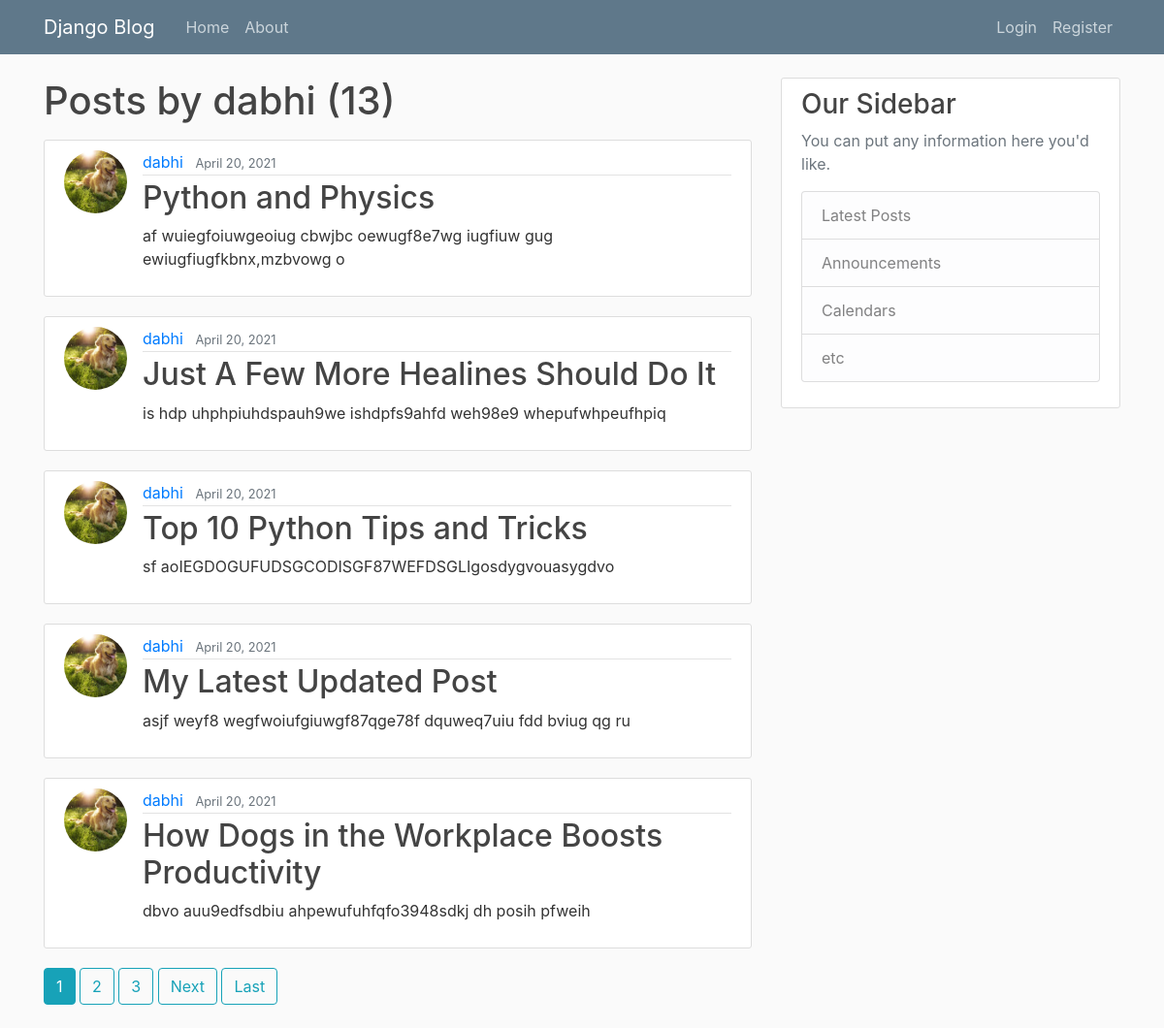
Page /user/dabhi on the committed database.
### blog/models.py (models this page shows, shortened)
class Post(models.Model):
    title = models.CharField(max_length=100)
    content = models.TextField()
    date_posted = models.DateTimeField(default=timezone.now)
    author = models.ForeignKey(User, on_delete=models.CASCADE)

### users/models.py (models this page shows, shortened)
class Profile(models.Model):
    user = models.OneToOneField(User, on_delete=models.CASCADE)
    image = models.ImageField(default='default.jpg', upload_to='profile_pics')

### blog/views.py (the view)
# urls.py: path('user/<str:username>', UserPostListView.as_view(), name='user-posts'),
class UserPostListView(ListView):
    model = Post
    template_name = 'blog/user_posts.html' #<appname>/<model>_<viewtype>.html
    context_object_name = 'posts'
    ordering = ['-date_posted']
    paginate_by = 5
    def get_queryset(self):
        user = get_object_or_404(User, username=self.kwargs.get('username'))
        return Post.objects.filter(author=user).order_by('-date_posted')

### blog/templates/blog/user_posts.html (shortened to what this page needs)
{% extends "blog/base.html" %}
{% block content %}
    <h1 class="mb-3">Posts by {{ view.kwargs.username }} ({{ page_obj.paginator.count }})</h1>
    {% for post in posts %}
        <article class="media content-section">
          <img class="rounded-circle article-img" src="{{ post.author.profile.image.url }}">
          <div class="media-body">
            <div class="article-metadata">
              <a class="mr-2" href="{% url 'user-posts' post.author.username %}">{{ post.author }}</a>
              <small class="text-muted">{{ post.date_posted|date:"F d, Y" }}</small>
            </div>
            <h2><a class="article-title" href="{% url 'post-detail' post.id %}">{{ post.title }}</a></h2>
            <p class="article-content">{{ post.content }}</p>
          </div>
        </article>
    {% endfor %}
    {% if is_paginated %}
      {% for num in page_obj.paginator.page_range %}
        {% if page_obj.number == num %}
          <a class="btn btn-info mb-4" href="?page={{ num }}">{{ num }}</a>
        {% elif num > page_obj.number|add:'-3' and num < page_obj.number|add:'3' %}
          <a class="btn btn-outline-info mb-4" href="?page={{ num }}">{{ num }}</a>
        {% endif %}
      {% endfor %}
      {% if page_obj.has_next %}
        <a class="btn btn-outline-info mb-4" href="?page={{ page_obj.next_page_number }}">Next</a>
        <a class="btn btn-outline-info mb-4" href="?page={{ page_obj.paginator.num_pages }}">Last</a>
      {% endif %}
    {% endif %}
{% endblock content %}

### blog/static/blog/main.css (style rules this page uses)
body { background: #fafafa; color: #333333; margin-top: 5rem; }
h1, h2, h3, h4, h5, h6 { color: #444444; }
.content-section { background: #ffffff; padding: 10px 20px; border: 1px solid #dddddd; border-radius: 3px; margin-bottom: 20px; }
.article-title { color: #444444; }
.article-content { white-space: pre-line; }
.article-img { height: 65px; width: 65px; margin-right: 16px; }
.article-metadata { padding-bottom: 1px; margin-bottom: 4px; border-bottom: 1px solid #e3e3e3 }

### rows in the picture
Post: author.profile.image (picture), author "dabhi", date_posted "April 20, 2021", title "Python and Physics", content "af wuiegfoiuwgeoiug cbwjbc oewugf8e7wg iugfiuw gug ewiugfiugfkbnx,mzbvowg o"
Post: author.profile.image (picture), author "dabhi", date_posted "April 20, 2021", title "Just A Few More Healines Should Do It", content "is hdp uhphpiuhdspauh9we ishdpfs9ahfd weh98e9 whepufwhpeufhpiq"
Post: author.profile.image (picture), author "dabhi", date_posted "April 20, 2021", title "Top 10 Python Tips and Tricks", content "sf aoIEGDOGUFUDSGCODISGF87WEFDSGLIgosdygvouasygdvo"
Post: author.profile.image (picture), author "dabhi", date_posted "April 20, 2021", title "My Latest Updated Post", content "asjf weyf8 wegfwoiufgiuwgf87qge78f dquweq7uiu fdd bviug qg ru"
Post: author.profile.image (picture), author "dabhi", date_posted "April 20, 2021", title "How Dogs in the Workplace Boosts Productivity", content "dbvo auu9edfsdbiu ahpewufuhfqfo3948sdkj dh posih pfweih"

### other values in the picture
{{ view.kwargs.username }} "dabhi"
{{ page_obj.paginator.count }} "13"
{{ num }} "1"
{{ num }} "2" "3"
